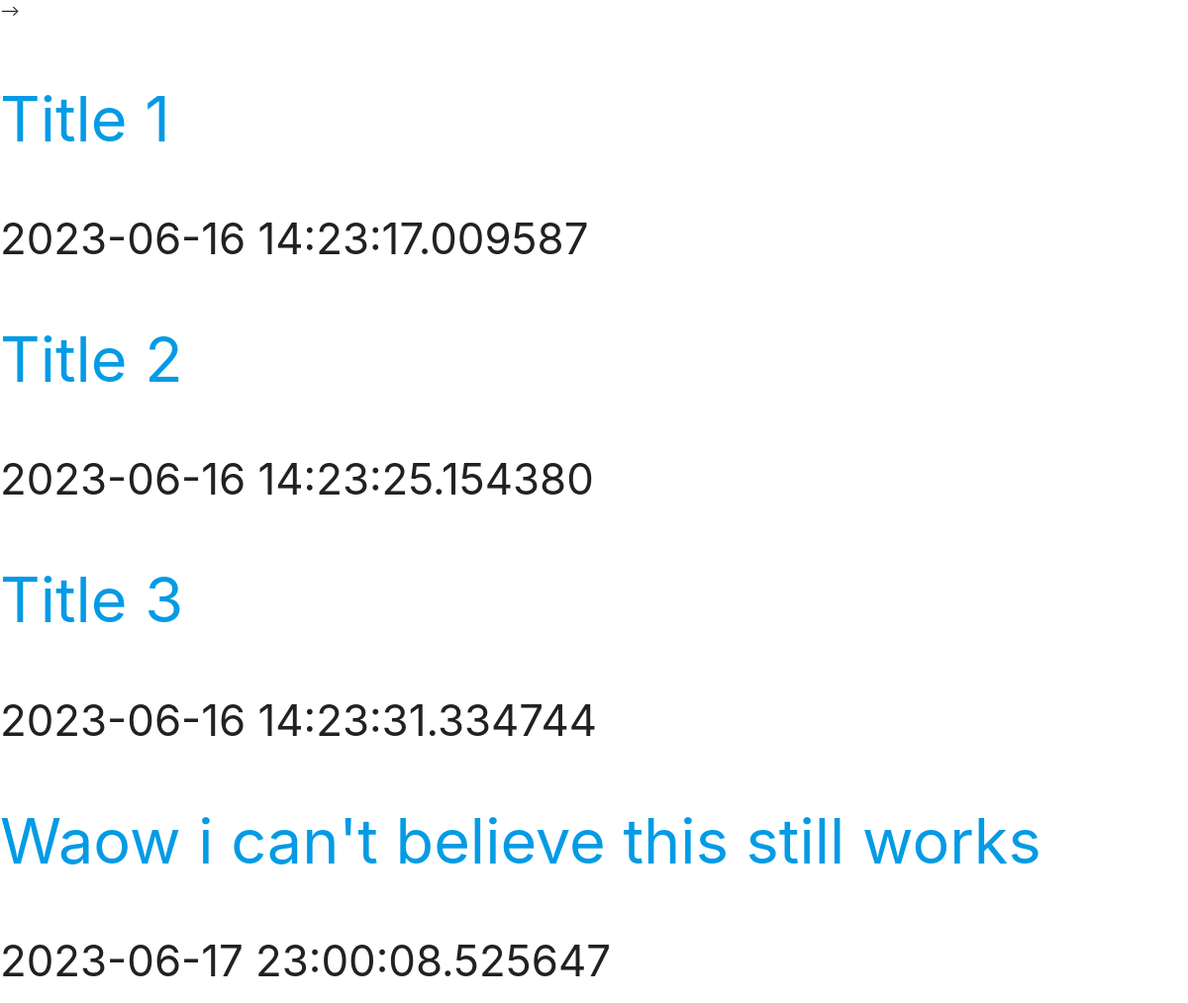
Page /blog on the committed database.
### PortfolioApp/models.py (models this page shows)
class Post(db.Model):
    id = db.Column(db.Integer, primary_key=True)
    title = db.Column(db.Text, nullable=False)
    content = db.Column(db.Text, nullable=False)
    publish_date = db.Column(db.DateTime, default=datetime.utcnow)

### PortfolioApp/routes/create_post.py (the view)
@post_pages.route("/blog", methods=["GET", "POST"])
def display_posts():
    posts = Post.query.all()
    return render_template("blog.html", posts=posts)

### PortfolioApp/templates/blog.html (shortened to what this page needs)
{% block content %}
<!DOCTYPE html>
<html lang="en">
<head>
     <link rel="stylesheet" href="../static/materialize.min.css">
</head>
<body>
        </nav> -->
    {% for post in posts %}
    <h1> <a href="{{ url_for('posts.post', post_id=post.id) }}">{{post.title | safe}}</a></h1>
    <h3> {{post.publish_date}} </h3>
    {% endfor %}
    {% endblock content %}
</body>
</html>

### rows in the picture
Post: title "Title 1", publish_date "2023-06-16 14:23:17.009587"
Post: title "Title 2", publish_date "2023-06-16 14:23:25.154380"
Post: title "Title 3", publish_date "2023-06-16 14:23:31.334744"
Post: title "Waow i can't believe this still works", publish_date "2023-06-17 23:00:08.525647"
